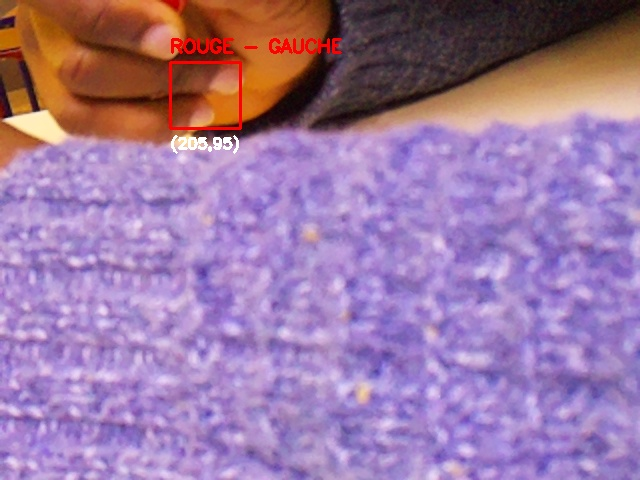
//> input picture Raspberry/data/derniere_image.jpg, 640 x 480 px, given in place of the camera
$ ./trouver_seuils   (built with g++ and OpenCV 4)
//> lines starting //> are read from the running program, lines starting //| are printed output that depends on the picture; after the words box and inside, x2 and y2 are one past the last pixel; in counts of white or black regions, pixels touching at a corner belong together
#include <opencv2/opencv.hpp>
#include <iostream>

// Valeurs initiales (on commence large)
int h_min = 0, s_min = 0, v_min = 0;
int h_max = 179, s_max = 255, v_max = 255;

int main() {
    cv::VideoCapture cap(0);
    if (!cap.isOpened()) return -1;

    // 1. Créer une fenêtre pour les contrôles
    cv::namedWindow("Controle", cv::WINDOW_AUTOSIZE);

    // 2. Ajouter les curseurs (Trackbars)
    cv::createTrackbar("H Min", "Controle", &h_min, 179);
//> slider 'H Min' is set to 35
    cv::createTrackbar("H Max", "Controle", &h_max, 179);
    cv::createTrackbar("S Min", "Controle", &s_min, 255);
//> slider 'S Min' is set to 51
    cv::createTrackbar("S Max", "Controle", &s_max, 255);
    cv::createTrackbar("V Min", "Controle", &v_min, 255);
//> slider 'V Min' is set to 51
    cv::createTrackbar("V Max", "Controle", &v_max, 255);

    cv::Mat frame, hsv, mask, maskBGR, canvas;
    canvas = cv::Mat::zeros(480, 1280, CV_8UC3);

    while (true) {
        cap >> frame;
//> frame is the input picture: 480 rows x 640 cols, CV_8UC3; mean B, G, R 162.4, 121.3, 158.1
        if (frame.empty()) continue;

        cv::resize(frame, frame, cv::Size(640, 480));
        cv::cvtColor(frame, hsv, cv::COLOR_BGR2HSV);
//> hsv: 480 rows x 640 cols, CV_8UC3; mean H, S, V 110.1, 102.2, 184.9

        // 3. Utiliser les variables liées aux curseurs
        cv::Scalar bas(h_min, s_min, v_min);
        cv::Scalar haut(h_max, s_max, v_max);

        // Sécurité pour éviter le crash Bas > Haut
        if (h_min > h_max) cv::setTrackbarPos("H Min", "Controle", h_max);
        if (s_min > s_max) cv::setTrackbarPos("S Min", "Controle", s_max);
        if (v_min > v_max) cv::setTrackbarPos("V Min", "Controle", v_max);

        cv::inRange(hsv, bas, haut, mask);
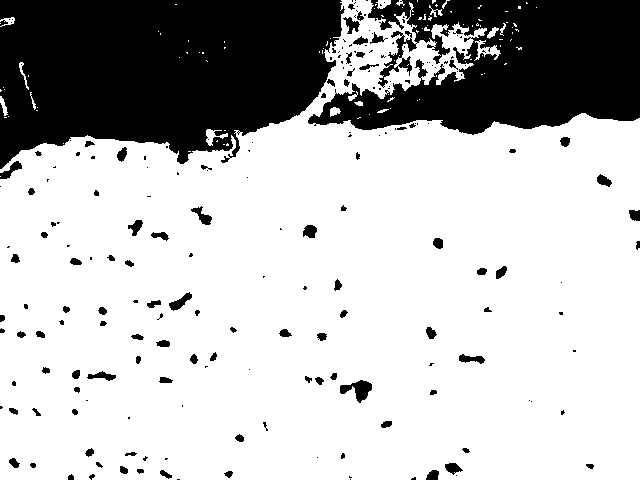
//> mask: 480 rows x 640 cols, CV_8UC1; 73.5% white; 212 black regions (117 under 20 px), largest, box (x1, y1, x2, y2) and area: (0, 0, 345, 169) 45597, (308, 0, 640, 135) 29626, (340, 380, 372, 403) 369

        // 4. Affichage côte à côte
        cv::cvtColor(mask, maskBGR, cv::COLOR_GRAY2BGR);
        frame.copyTo(canvas(cv::Rect(0, 0, 640, 480)));
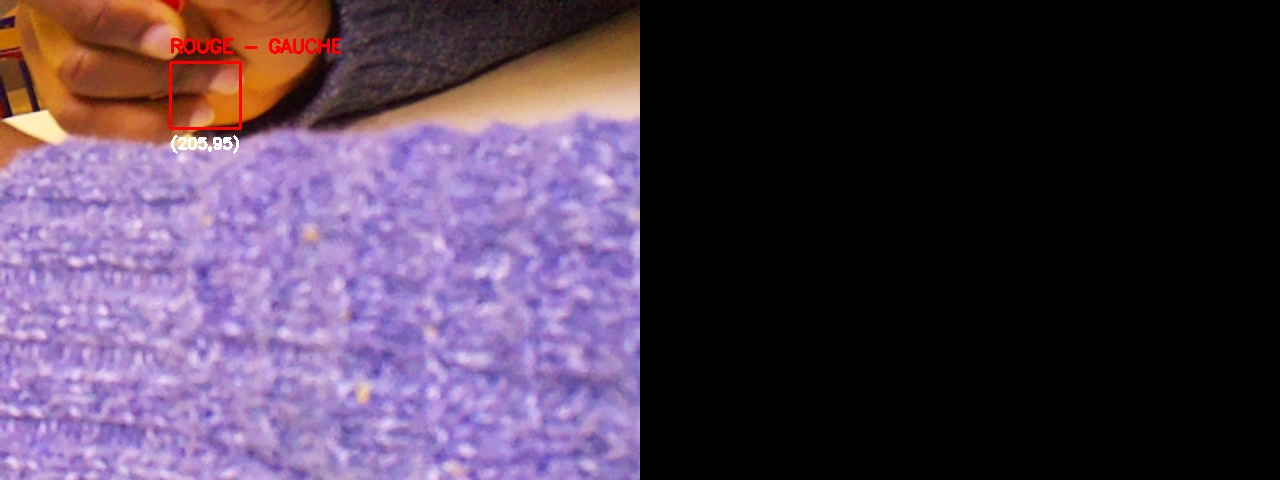
//> canvas: 480 rows x 1280 cols, CV_8UC3; mean B, G, R 81.2, 60.7, 79
        maskBGR.copyTo(canvas(cv::Rect(640, 0, 640, 480)));
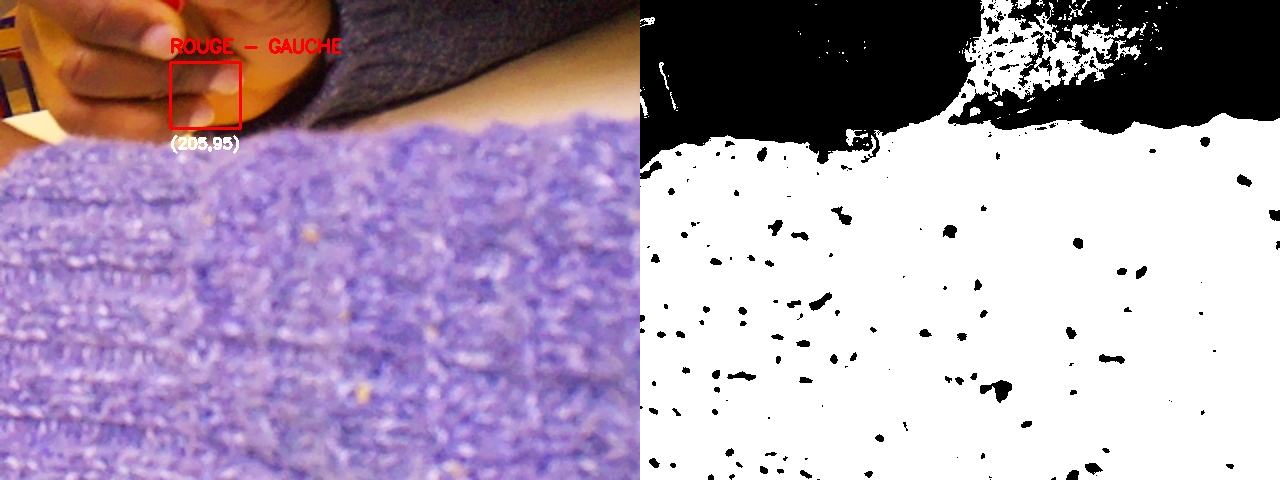
//> canvas: 480 rows x 1280 cols, CV_8UC3; mean B, G, R 174.9, 154.4, 172.8

        cv::imshow("Calibration HSV", canvas);

        if (cv::waitKey(30) == 27) {
//> the Esc key is pressed
            // Affiche les valeurs finales dans la console avant de quitter
            std::cout << "Valeurs trouvees : " << std::endl;
            std::cout << "Bas : (" << h_min << "," << s_min << "," << v_min << ")" << std::endl;
            std::cout << "Haut : (" << h_max << "," << s_max << "," << v_max << ")" << std::endl;
            break;
        }
    }
    return 0;
}
